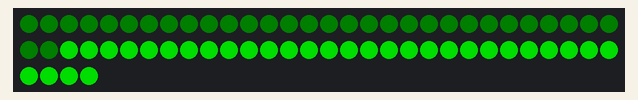
Simulated run of this program. Board: MicroPython board. Shown: 64 RGB LEDs in strip order, left to right, continuing on the next row. Dim RGB values are drawn brighter than linear; what the program prints to the serial console is not drawn. At 8.0 s the program stops and its outputs stay as they are.

Above: at 0.1 s.
At 6.1 s:
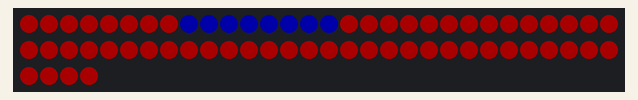

Measured:
- what the display in image 0 shows lasts 2.0 s, from 0.0 s to 2.0 s

The program:

DotStar.py
```python
"""DotStar, python module to use DotStar LEDs,
micropython version

created February 10, 2023
modified February 11, 2023
modified April 24, 2023
modified April 23, 2024"""

"""
Copyright 2023 Owain Martin

This program is free software: you can redistribute it and/or modify
it under the terms of the GNU General Public License as published by
the Free Software Foundation, either version 3 of the License, or
(at your option) any later version.

This program is distributed in the hope that it will be useful,
but WITHOUT ANY WARRANTY; without even the implied warranty of
MERCHANTABILITY or FITNESS FOR A PARTICULAR PURPOSE.  See the
GNU General Public License for more details.

You should have received a copy of the GNU General Public License
along with this program.  If not, see <http://www.gnu.org/licenses/>.
"""

import machine
import utime as time

class DotStar:

    def __init__(self, sdo, clk, numLEDs, brightness = 3, spiBus = 0, baudrate = 1000000, auto_write = False):

        # set up SPI connection details
        self.sdo = machine.Pin(sdo)
        self.clk = machine.Pin(clk)
        self.spi = machine.SPI(spiBus, baudrate = baudrate, sck= self.clk, mosi = self.sdo)

        # initialize list to hold individual LED colour & brightness details
        # initially set to all off and default brightness (as indicated by the -1)
        # (R, G, B, Brightness)
        self.dotList = [(0,0,0, -1) for x in range(numLEDs)]

        self.brightness = brightness
        self.auto_write = auto_write

        return

    def __setitem__(self, key, value):
        """__setitem__, function to set an indivdual or
        a range of LEDs values in the dotstar pixel list"""

        self.dotList[key] = value
        if self.auto_write == True:
            self.show()

        return

    def __getitem__(self, key):
        """__getitem__, function to get/return an indivdual or
        a range of LEDs values from the dotstar pixel list"""

        return self.dotList[key]

    def fill(self, colour, step = 1):
        """fill, function to set the dotstar pixel list
        to all the same colour"""

        for i in range(0, len(self.dotList), step):
            self.dotList[i] = colour

        if self.auto_write == True:
            self.show()

        return

    def show(self, brightness = None):
        """show, function to write the pixel data to
        the LEDs to update/show the new values"""

        dataList = [] # list containing all formatted data to send to dotstar string
        numLEDs = len(self.dotList)

        # first part of each LED frame consists of 3 1-bits and 5 brightness bits (i.e. 111bbbbb)
        # go through each LED/pixel(p) and add the 4 bytes of data for each
        # to the dataList in the right order
        for p in self.dotList:
            if p[3] == -1:
                if brightness != None:
                    brightness = 0xE0 | brightness
                else:
                    brightness = 0xE0 | self.brightness
            else:
                brightness = 0xE0 | p[3]

            dataList.extend([brightness, p[2], p[1], p[0]])

        # add 4 byte/32 bit start frame to beginning of dataList
        dataList[:0] = [0,0,0,0] # 32 bit 0 start frame

        # add end frame to dataList, size dependent on number
        # of LEDs in string
        if numLEDs < 64:
            dataList.extend([0x03, 0x00]) # end frame
        else:
            dataList.extend([0xFF for x in range(12)]) # end frame

        # write data out to dotstar string
        dataTransfer = bytearray(dataList) # creates buffer object
        self.spi.write(dataTransfer)

        return

if __name__ == "__main__":

    # initialize dotstar object
    dots = DotStar(sdo = 19, clk = 18, numLEDs = 64, baudrate = 1000000, auto_write = False)

    # delay between effects
    delay = 2

    # set first 32 LED to green at minimal (1) brightness
    for i in range(0,32):
        dots[i] = (0, 150, 0, 1)

    # set next 32 LEDs to green at maximum (31) brightness
    for i in range(32,64):
        dots[i] = (0, 150, 0, 31)
    dots.show()
    time.sleep(delay)

    # set all LEDS to red at default brightness
    dots.fill((150,0,0,-1))
    dots.show()
    time.sleep(delay)

    # change default brightness to 15
    dots.brightness = 15

    # set LEDs 8-14 to blue at default brightness
    dots[8:15] = [(0, 0, 150, -1)] * 8
    dots.show()
    time.sleep(delay)

    # change current brightness to 9 of 31
    dots.show(brightness = 9)
    time.sleep(delay)

    # print current colour & brightness value for
    # LED 31
    print(dots[31])

    # alternate method of turning LEDS off
    # but still maintaining last colour values
    #dots.show(brightness = 0)
    #time.sleep(delay)
    #dots.show()
    #time.sleep(delay)

    # turn off all LEDs
    dots.fill((0,0,0,0))
    dots.show()
    print('done')
```
